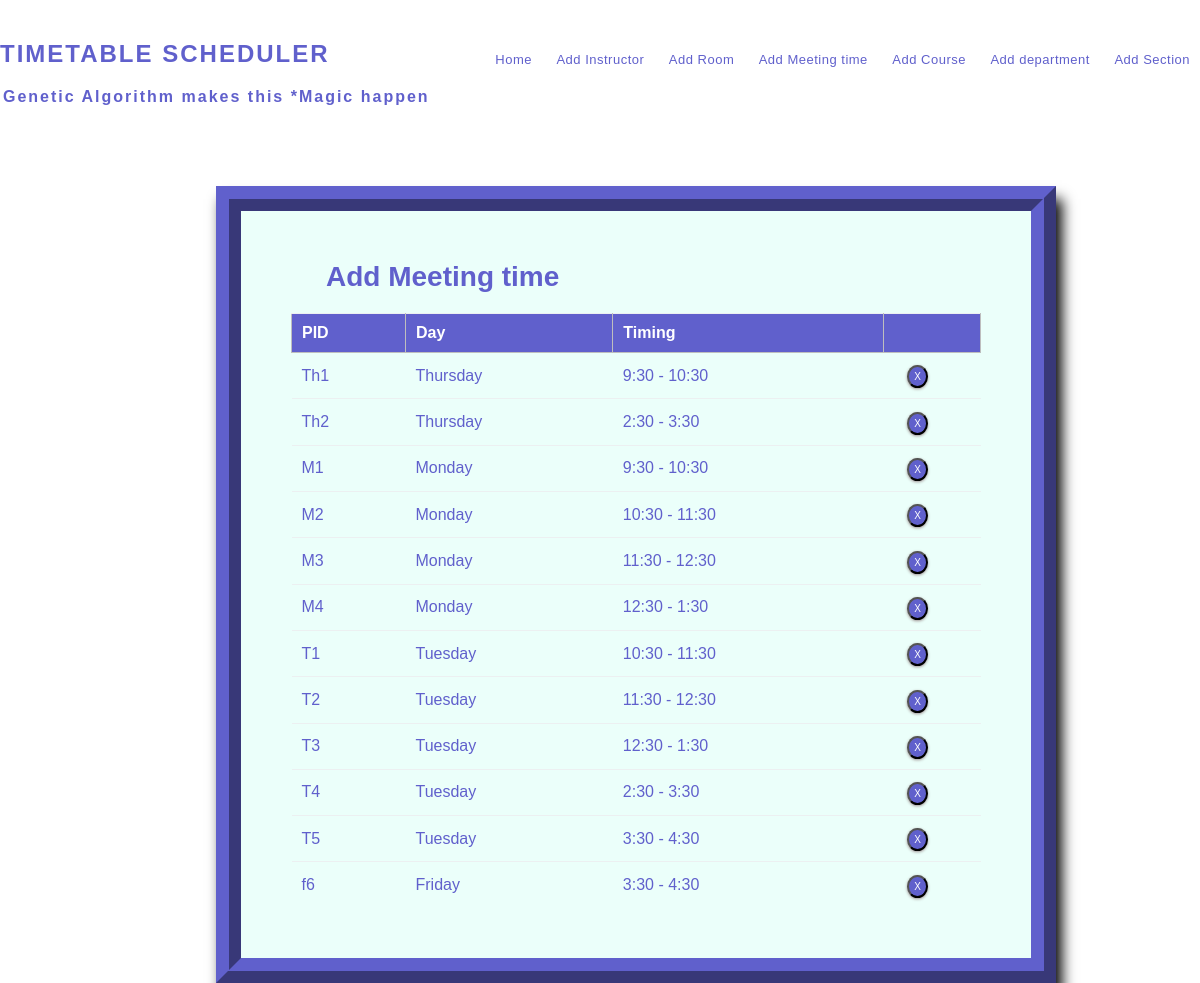
The app's page /meetingtime_list/ with its own data.
### mm1/models.py (models this page shows, shortened)
class MeetingTime(models.Model):
    pid = models.CharField(max_length=4, primary_key=True)
    time = models.CharField(max_length=50, choices=time_slots, default='11:30 - 12:30')
    day = models.CharField(max_length=15, choices=DAYS_OF_WEEK)

### mm1/views.py (the view)
# urls.py: path('meetingtime_list/', views.meeting_list_view, name='editmeetingtime'),
def meeting_list_view(request):
    context = {
        'meeting_times': MeetingTime.objects.all()
    }
    return render(request, 'mtlist.html', context)

### templates/mtlist.html (shortened to what this page needs)
{% extends 'base.html' %}
{% block content %}
{% load static %}
<fieldset  <fieldset style = "color: #6060cc; border-color:#6060cc;" class="fieldset">
    <a href="{% url 'addmeetingtime'%}"><h1 style="color:#6060cc" class="tablink" onclick="openPage('new')" id="defaultOpen">Add Meeting time</h1></a>
    <div class="tabcontent" id="edit">
			<table class="table1">
				<thead>
				<tr style="background-color:#6060cc;" class="table-headers">
				<th style="background-color:#6060cc;">PID</th>
				<th style="background-color:#6060cc;">Day</th>
				<th style="background-color:#6060cc;">Timing</th>
				<th style="background-color:#6060cc;" class="empty"></th>
				</tr>
				</thead>
				<tbody>
				{% for mt in meeting_times %}
				<tr>
				 <td>{{mt.pid}}</td>
				 <td>{{mt.day}}</td>
				 <td>{{mt.time}}</td>
				 <td class="empty">
					<form action="{% url 'deletemeetingtime' mt.pid %}" method="post">
						<input style="background-color:#6060cc;" type="submit" value="X" class="cross">
					</form>
				 </td>
				 </tr>
				{% endfor %}
				</tbody>
			</table>
		</div>
</fieldset>
{% endblock %}

### templates/base.html (shortened to what this page needs)
{% load static %}
<!DOCTYPE html>
<html>
    <head>
        <link rel="stylesheet" type="text/css" href="{% static 'CSS/style.css' %}">
    </head>
    <body>
        <div class="main" >
                <div class="logo">
                    <h2 style = "color: #6060cc;">TIMETABLE SCHEDULER </h2>
                    <h4 style = "color: #6060cc;"> Genetic Algorithm makes this <strong>*Magic</strong> happen </h4>
                </div>
                <nav>
                	<ul>
                	<li><a style = "color: #6060cc;" href="{% url 'home' %}">Home</a></li>
                	  <li><a style = "color: #6060cc;" href="{% url 'addinstructor' %}">Add Instructor</a></li>
                	  <li><a style = "color: #6060cc;" href="{% url 'addroom' %}">Add Room</a></li>
                	  <li><a style = "color: #6060cc;" href="{% url 'addmeetingtime' %}">Add Meeting time</a></li>
                	  <li><a style = "color: #6060cc; " href="{% url 'addcourse' %}">Add Course</a></li>
                	  <li><a style = "color: #6060cc;" href="{% url 'adddepartment' %}">Add department</a></li>
                      <li><a style = "color: #6060cc;" href="{% url 'addsection' %}">Add Section</a></li>
                	</ul>
                </nav>
            {% block content %}
            {% endblock %}
         </div>
    </body>
</html>

### static/CSS/style.css (style rules this page uses)
* { margin: 0; padding: 0; box-sizing: border-box; font-family: sans-serif; }
html { scroll-behavior: smooth; }
a { text-decoration:none; }
.main { max-width: 1200px; height: auto; margin:0 auto; }
.logo { top:-50px; position: relative; float: left; }
.logo h2 { margin-top: 40px; margin-bottom: 20px; letter-spacing: 2px; color: #257a7a; }
.logo h4 { letter-spacing: 2px; margin-left: 3px; color:#a29999; }
nav { width: 100%; height: 100px; background-color: #FFFFFF; padding-bottom: 20px; margin-top: 50px; }
nav ul { float: right; }
nav ul li { display: inline-block; list-style: none; }
nav ul li a { text-decoration: none; color: #272727; padding: 35px 10px; font-size: 13px; letter-spacing: 0.5px; }
nav a { transition: 0.4s all; }
form { margin-top: 3%; margin-left: 18%; margin-right: 12%; }
fieldset h1 { color: #257a7a; padding-bottom: 20px; margin-left: 35px; display: inline-block; cursor: pointer; font-size: 28px; }
fieldset input { padding:8px; color: #938c8c }
.table2 td, th { border: 1px solid rgb(190,190,190); padding: 10px 20px; }
.table1 { width: 100%; border-collapse: collapse; text-align: left; overflow: hidden; }
.table1 td, th { border-top: 1px solid #ECF0F1; padding: 10px; }
.table1 th { background-color: #6060cc; color: #fff; }
.cross { border-radius: 50%; font-size:10px; box-shadow: 0px 1px 3px 0px #9e9292; padding: 4px 5px; color: #fff; background-color: #1a9a9a; cursor: pointer; }
.fieldset { margin-top: 3%; margin-left: 18%; margin-right: 12%; padding: 50px; border-width: 25px; border-style: ridge; border-color: #6060cc; box-shadow: 6px 13px 13px 0px black; background-color: #ebfffa; }

### records on screen
MeetingTime: pid "Th1", day "Thursday", time "9:30 - 10:30"
MeetingTime: pid "Th2", day "Thursday", time "2:30 - 3:30"
MeetingTime: pid "M1", day "Monday", time "9:30 - 10:30"
MeetingTime: pid "M2", day "Monday", time "10:30 - 11:30"
MeetingTime: pid "M3", day "Monday", time "11:30 - 12:30"
MeetingTime: pid "M4", day "Monday", time "12:30 - 1:30"
MeetingTime: pid "T1", day "Tuesday", time "10:30 - 11:30"
MeetingTime: pid "T2", day "Tuesday", time "11:30 - 12:30"
MeetingTime: pid "T3", day "Tuesday", time "12:30 - 1:30"
MeetingTime: pid "T4", day "Tuesday", time "2:30 - 3:30"
MeetingTime: pid "T5", day "Tuesday", time "3:30 - 4:30"
MeetingTime: pid "f6", day "Friday", time "3:30 - 4:30"
